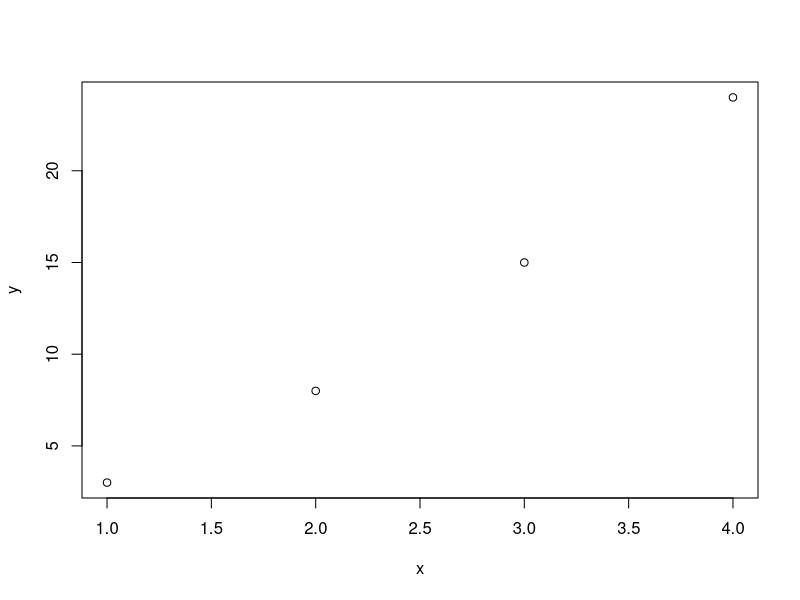
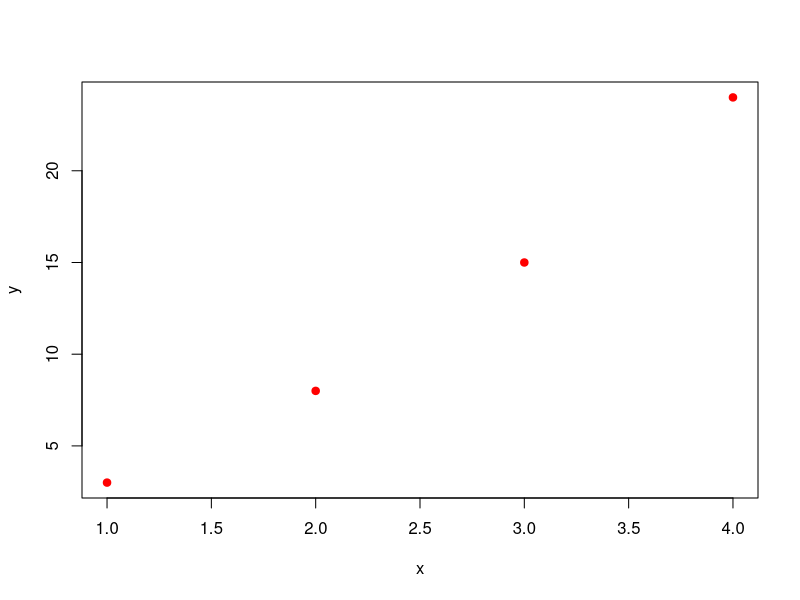
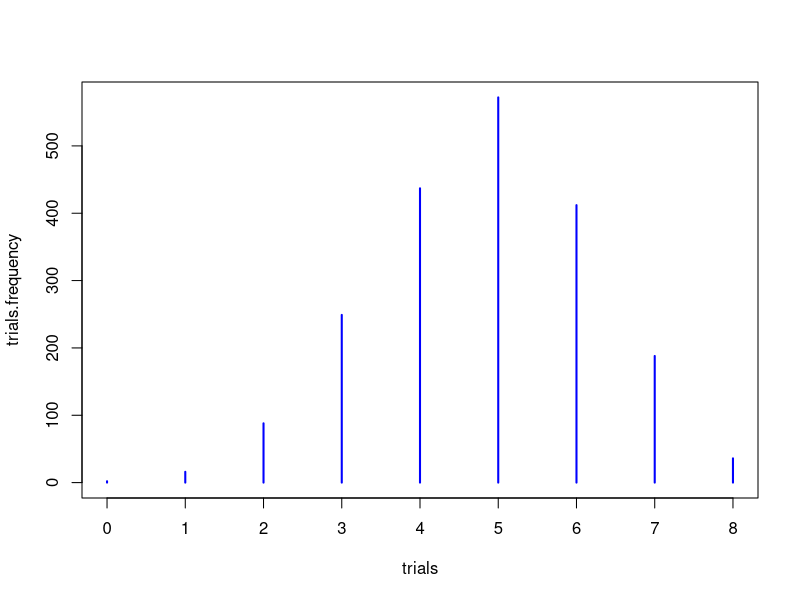

Here is the R script that generated these plots, in order:
#---------------------------------------------------------
# File:   mit18_05_s22_studio2-samplecode.r 
# Authors: Jeremy Orloff and Jennifer French
#
# MIT OpenCourseWare: https://ocw.mit.edu
# 18.05 Introduction to Probability and Statistics
# Spring 2022
# For information about citing these materials or our Terms of Use, visit:
# https://ocw.mit.edu/terms.
#
#---------------------------------------------------------
# Sample code for 18.05 Studio 2
#---------------------------------

# R makes it easy to generate (pseudo) random binomial values using the function rbinom()
# The syntax is:  rbinom(ntrials, ntosses, phead)

# Generate 10 values from a Binomial(8, 0.7) random variable
x = rbinom(10, 8, 0.7)
cat('rbinom(10, 8, 0.7):', x, '\n')  

# Generate 15 values from a Binomial(8, 0.2) random variable
x = rbinom(15, 8, 0.2)
cat('rbinom(15, 8, 0.2):', x, '\n')  

# A Bernoulli(p) random variable is just a Binomial with ntosses = 1.
# Generate 10 values from a Bernoulli(0.5) random variable
x = rbinom(10, 1, 0.5) # random sequence of 0s and 1s
cat('rbinom(10, 1, 0.5):', x, '\n')  

# You are now READY to do EXERCISE 1a

#---------------------------------------
# R has a function for computing 'n choose k'. 
x = choose(4, 2) #x = 6
cat('choose(4, 2):', x, '\n')  

# You are now READY to do EXERCISE 1b

#---------------------------------
# Computing binomial probabilities directly.
# Naturally R can do this:
#  dbinom(values, ntosses, phead ) is the probability mass function (pmf)
#  pbinom(values, ntosses, phead ) is the cumulative distribution function (cdf)

# For Y ~ Binomial(8, 0.6), compare with answer in exercise 1b.
#dbinom computes p(6) = P(Y = 6)
x = dbinom(6, 8, 0.6) # = 0.2090189
cat('dbinom(6, 8, 0.6):', x, '\n')  

# Values can be a vector of values, then dbinom returns a vector of probabilities
# This returns 9 probabilities (for k = 0,1,2,...,8)
x = dbinom(0:8, 8, 0.6)
cat('dbinom(0:8, 8, 0.6):\n')
print(x)
# [1] 0.00065536 0.00786432 0.04128768 0.12386304 0.23224320 0.27869184
# [7] 0.20901888 0.08957952 0.01679616

# pbinom is similar to dbinom except it returns cumulative probabilities
# pbinom(values, ntosses, phead)
#Compute P(Y <= 6) for Y ~ Binomial(8, 0.6). 
x = pbinom(6, 8, 0.6) # =  0.8936243
cat('pbinom(6, 8, 0.6):', x, '\n')  

# You can get a vector of probabilities. Note that for the cdf the probabilities
# increase to 1
cat('pbinom(0:8, 8, 0.6):\n')
x = pbinom(0:8, 8, 0.6)
print(x)
# [1] 0.00065536 0.00851968 0.04980736 0.17367040 0.40591360
# [6] 0.68460544 0.89362432 0.98320384 1.00000000

#-------------------------------------
# Simple plotting
x = 1:4 # Make the list (1,2,3,4)
y = x^2 + 2*x # Arithmetic works on lists just fine.

# plot with no other options plots points
plot(x, y)

# There are a ton of ways to pretty up the plot
plot(x, y, pch=19, col='red') #pch=19 says to use solid dots.

# You are now READY to do EXCERCISE 2a
# Using dbinom you are now READY to do EXCERCISE 2b
# Using rbinom you are READY to do EXCERCISE 2c

#-------------------------------------
# Permutations and derangements

# For this studio we will think of a permutation as n people getting 
# out of their seats, running around and then sitting down in a random seat. 

# You can use the sample function to get a permutation of 1:n
# Full permutation of 1:n
# RUN the next few lines of code several times
n = 5
x = sample(1:n, n)  # No replacement
print(x)

#A permutation is called a derangement if no one sits in their original seat.
#So 4123 is a derangement because no number is in its original position. But 1342 is not a derangement because the 1 is in position 1
# You can easily finding the number of people who sit back in their original seat
n = 5
x = 1:n
y = sample(x, n)
y == x  #This is a list of TRUE, FALSE, each TRUE is someone in their orig. seat
s = sum(y==x) #The number of TRUE, i.e. the number in their original seat
print(s)
# if s = 0 then the permutation was a derangement

#---------------------------------------
# for() loops

# Use a 'for loop' to estimate the average number of people who sit in
# their original seat
n = 9
x = 1:n
ntrials = 10000
nSame = 0  # we'll keep a running total of the people who sit in their original seat
for (j in 1:ntrials) {
  y = sample(x, n)
  nSame = nSame + sum(y == x)  #add in the number in this trial in their original seat
}
m = nSame/ntrials
print(m)

# You are now READY to do EXERCISE 3.

#-----------------------
# More code for the willing
# Using rep()
ntrials = 10
squares = rep(0, ntrials) #make a list of 0's  ntrials long
#'loop' through the sequence 1:ntrials
for (j in 1:ntrials){
    squares[j] = j^2     #store j^2 in squares[j]
}
print(squares)
# Note: there are better ways to produce this particular list, but this shows the use of rep()
#---------------------------------------
# set.seed()
# This is a very useful debugging tool. By setting the seed you get reproducible results from the random number generator.

# This code will always generate the same random numbers
# Run these two lines several times to see they always give the same sequence
# of 6 numbers. 
set.seed(1)
x = sample(1:5, 6, replace=TRUE) 
print(x)

# Now see what happens when you don't use set.seed(1) each time.
x = sample(1:5, 6, replace=TRUE) 
print(x)

#---------------------------------------
# table() and plot()

# Generate 500 Binomial(8, 0.7) random values.
# Then make a plot of the frequency of each value
phead = 0.6
ntosses = 8
ntrials = 2000
trials = rbinom(ntrials, ntosses, phead)

# table(trials) computes a frequency table:

# Comment: a common practice in R is to use dots in 
# names of variables
# For those of you used to a language with true classes this will seem odd  --and it is-- The dot doesn't have any meaning in R it is just another character in a name

trials.frequency = table(trials)   
print(trials.frequency)  
print(sum(trials == 5))
# This writes a table to the screen
# The first row are all the different values in trials
# The second row is the frequency for each value.
# Note that print(sum(trials == 5)) produces the same
# value for the frequency of 5 as the table

# Plot the table --plot() is smart enough to know how to plot the table
plot(trials.frequency, col='blue')     #

